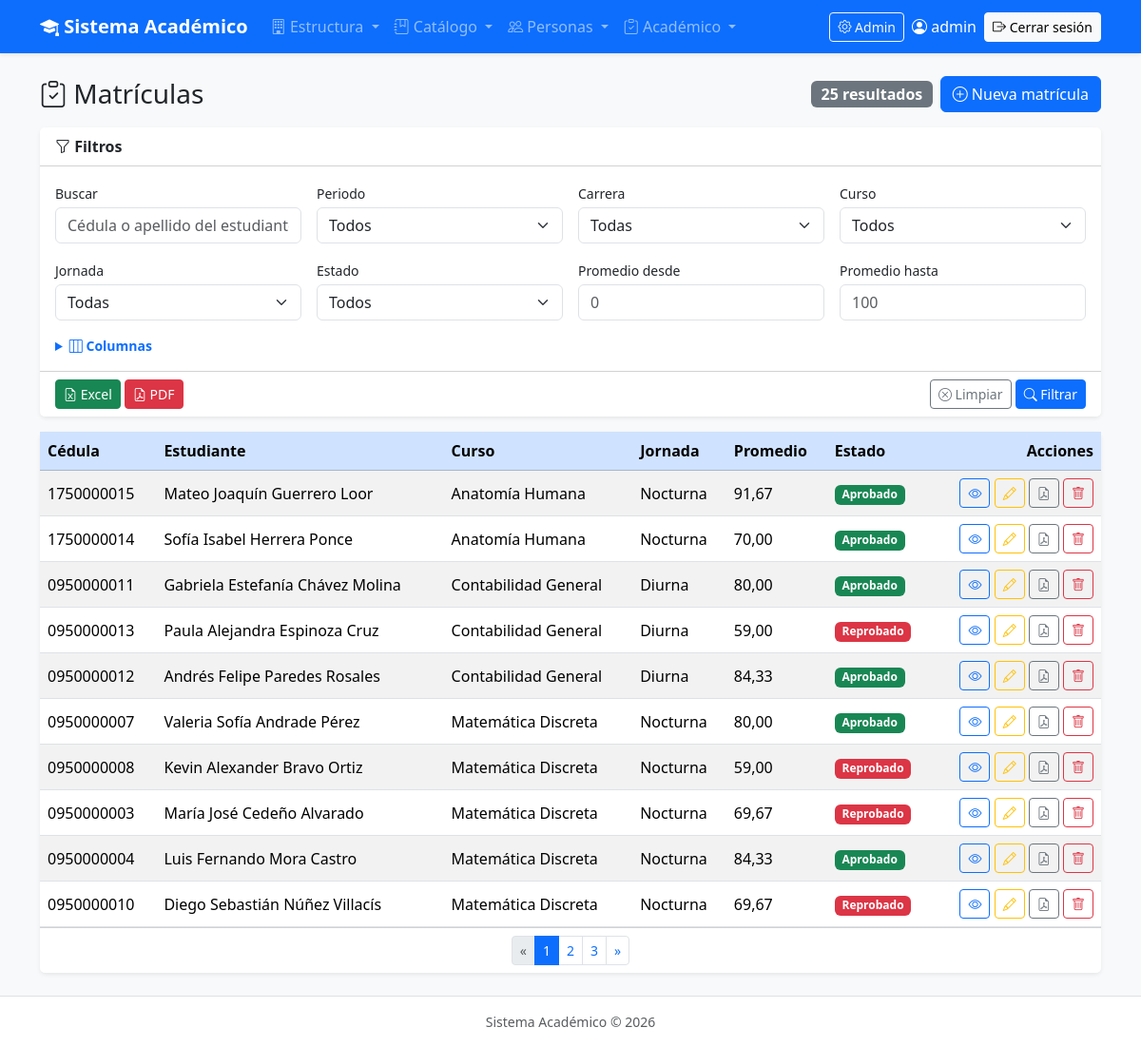
/academico/matriculas/ (signed in), run on the app's committed database.
### academico/models.py (models this page shows, shortened)
class Estudiante(ModeloBase):
    cedula = models.CharField("Cédula", max_length=10, unique=True)
    nombres = models.CharField(max_length=80)
    apellidos = models.CharField(max_length=80)
    email = models.EmailField("Correo", blank=True)
    telefono = models.CharField("Teléfono", max_length=15, blank=True)
    fecha_nacimiento = models.DateField("Fecha de nacimiento", null=True, blank=True)
    carrera = models.ForeignKey(Carrera, on_delete=models.PROTECT, related_name="estudiantes")   # 1:N
    foto = models.ImageField(upload_to="estudiantes/", blank=True)
    class Meta:
        verbose_name = "Estudiante"
        verbose_name_plural = "Estudiantes"
        ordering = ["apellidos", "nombres"]
    @property
    def nombre_completo(self):
        return f"{self.nombres} {self.apellidos}"

class Matricula(ModeloBase):
    estudiante = models.ForeignKey(Estudiante, on_delete=models.PROTECT, related_name="matriculas")
    seccion = models.ForeignKey(Seccion, on_delete=models.PROTECT, related_name="matriculas")
    fecha = models.DateField(default=timezone.localdate)
    class Meta:
        verbose_name = "Matrícula"
        verbose_name_plural = "Matrículas"
        ordering = ["-fecha"]
        constraints = [   # un estudiante no se matricula dos veces en la misma sección
            models.UniqueConstraint(fields=["estudiante", "seccion"], name="matricula_unica"),
        ]

class Curso(ModeloBase):                                              # la asignatura (materia)
    carrera = models.ForeignKey(Carrera, on_delete=models.PROTECT, related_name="cursos")      # 1:N
    semestre = models.ForeignKey(Semestre, on_delete=models.PROTECT, related_name="cursos")    # 1:N
    codigo = models.CharField("Código", max_length=12, unique=True)  # Ej: SIS-101
    nombre = models.CharField(max_length=150)
    creditos = models.PositiveSmallIntegerField("Créditos", default=3)
    class Meta:
        verbose_name = "Curso"
        verbose_name_plural = "Cursos"
        ordering = ["carrera", "semestre__numero", "nombre"]
    def __str__(self):
        return f"{self.codigo} · {self.nombre}"

class Nota(ModeloBase):
    matricula = models.OneToOneField(Matricula, on_delete=models.CASCADE, related_name="nota")   # 1:1
    n1 = models.DecimalField("Nota 1", max_digits=5, decimal_places=2, default=0, validators=VALIDAR_NOTA)
    n2 = models.DecimalField("Nota 2", max_digits=5, decimal_places=2, default=0, validators=VALIDAR_NOTA)
    n3 = models.DecimalField("Nota 3", max_digits=5, decimal_places=2, default=0, validators=VALIDAR_NOTA)
    promedio = models.DecimalField(max_digits=5, decimal_places=2, default=0, editable=False)
    estado = models.CharField(max_length=10, choices=EstadoNota.choices, default=EstadoNota.REPROBADO, editable=False)
    class Meta:
        verbose_name = "Nota"
        verbose_name_plural = "Notas"

### academico/views.py (the view, shortened to what this page needs)
# urls.py: path("matriculas/", views.MatriculaListView.as_view(), name="matricula_lista"),
class MatriculaListView(LoginRequiredMixin, ExportarMixin, ListView):
    queryset = MATRICULAS_COMPLETAS.order_by(
        "-seccion__periodo__fecha_inicio",
        "seccion__curso__nombre",
        "estudiante__apellidos",
        "estudiante__nombres",
    )
    template_name = "academico/matricula_lista.html"
    paginate_by = 10
    titulo_reporte = "Reporte de matrículas y notas"
    nombre_archivo = "matriculas"
    filtro_form_class = FiltroMatriculaForm
    campos_disponibles = [
        ("estudiante__cedula", "Cédula"),
        ("estudiante__nombre_completo", "Estudiante"),  # propiedad del modelo: valor_campo la lee igual
        ("seccion__curso__nombre", "Curso"),
        ("seccion__paralelo", "Paralelo"),
        ("seccion__jornada", "Jornada"),           # tiene choices → sale "Diurna"/"Nocturna"
        ("seccion__periodo__nombre", "Periodo"),
        ("seccion__profesor", "Profesor"),         # objeto → su __str__ (nombre completo)
        ("nota__n1", "Nota 1"),                    # si no hay nota → "" (valor_campo lo controla)
        ("nota__n2", "Nota 2"),
        ("nota__n3", "Nota 3"),
        ("nota__promedio", "Promedio"),
        ("nota__estado", "Estado"),                # choices → "Aprobado"/"Reprobado"
        ("fecha", "Fecha"),
    ]
    campos_por_defecto = [
        "estudiante__cedula",
        "estudiante__nombre_completo",
        "seccion__curso__nombre",
        "seccion__jornada",
        "nota__promedio",
        "nota__estado",
    ]

### academico/models.py (called while the page is built)
    def __str__(self):
        return self.nombre

    def __str__(self):
        return self.nombre

### core/mixins.py (called while the page is built)
    def get_filtro_form(self):
        if self.filtro_form_class is None:
            return None
        form = self.filtro_form_class(self.request.GET or None)
        return aplicar_estilos_bootstrap(form)

    def get_queryset(self):
        queryset = super().get_queryset()        # el queryset normal del ListView
        self.filtro_form = self.get_filtro_form()  # lo guardamos para enviarlo al template
        if self.filtro_form is not None and self.filtro_form.is_valid():
            queryset = self.filtrar(queryset, self.filtro_form.cleaned_data)
        return queryset

    def get_campos_seleccionados(self):
        pedidas = self.request.GET.getlist("campos")
        elegidas = [ruta for ruta, _titulo in self.campos_disponibles if ruta in pedidas]
        return elegidas or list(self.campos_por_defecto)

    def get_consulta(self):
        parametros = self.request.GET.copy()
        for nombre in self.parametros_excluidos:
            parametros.pop(nombre, None)  # quita "page" y "exportar" si existen
        return parametros.urlencode()

    def get_context_data(self, **kwargs):
        context = super().get_context_data(**kwargs)
        campos = self.get_campos_seleccionados()
        titulos = dict(self.campos_disponibles)  # {"cedula": "Cédula", ...}
        filas = [
            (objeto, [valor_campo(objeto, ruta) for ruta in campos])
            for objeto in context["object_list"]
        ]
        context.update({
            "filtro_form": getattr(self, "filtro_form", None),
            "campos_disponibles": self.campos_disponibles,
            "campos_seleccionados": campos,
            "encabezados": [titulos[ruta] for ruta in campos],
            "filas": filas,
            "consulta": self.get_consulta(),
        })
        return context

    def get(self, request, *args, **kwargs):
        formato = request.GET.get("exportar")  # None si no viene
        if formato == "excel":
            return self.generar_excel()
        if formato == "pdf":
            return self.generar_pdf()
        return super().get(request, *args, **kwargs)  # página normal

    def get_context_data(self, **kwargs):
        context = super().get_context_data(**kwargs)
        context["puede_exportar"] = True  # el panel de filtros muestra los botones Excel y PDF
        return context

### academico/templates/academico/matricula_lista.html (shortened to what this page needs)
{% extends "base.html" %}
{% block contenido %}
<div class="d-flex justify-content-between align-items-center mb-3">
    <h1 class="h3 mb-0"><i class="bi bi-clipboard-check"></i> Matrículas</h1>
    <div class="d-flex align-items-center gap-2">
        <span class="badge text-bg-secondary fs-6">{{ page_obj.paginator.count }} resultado{{ page_obj.paginator.count|pluralize }}</span>
        <a href="{% url 'academico:matricula_crear' %}" class="btn btn-primary">
            <i class="bi bi-plus-circle"></i> Nueva matrícula
        </a>
    </div>
</div>
{% include "core/_filtros.html" %}
<div class="card shadow-sm border-0">
    <div class="table-responsive">
        <table class="table table-hover table-striped align-middle mb-0">
            <thead class="table-primary">
                <tr>
                    {% for encabezado in encabezados %}
                        <th>{{ encabezado }}</th>
                    {% endfor %}
                    <th class="text-end">Acciones</th>
                </tr>
            </thead>
            <tbody>
                {% for objeto, valores in filas %}
                    <tr>
                        {% for valor in valores %}
                            <td>
                                {% if valor == "Aprobado" %}
                                    <span class="badge text-bg-success">Aprobado</span>
                                {% elif valor == "Reprobado" %}
                                    <span class="badge text-bg-danger">Reprobado</span>
                                {% elif valor == "" %}
                                    <span class="text-muted">—</span>
                                {% else %}
                                    {{ valor }}
                                {% endif %}
                            </td>
                        {% endfor %}
                        <td class="text-end text-nowrap">
                            <a href="{% url 'academico:matricula_detalle' objeto.pk %}" class="btn btn-sm btn-outline-primary" title="Ver"><i class="bi bi-eye"></i></a>
                            <a href="{% url 'academico:matricula_editar' objeto.pk %}" class="btn btn-sm btn-outline-warning" title="Editar"><i class="bi bi-pencil"></i></a>
                            <a href="{% url 'academico:matricula_pdf' objeto.pk %}" target="_blank" rel="noopener" class="btn btn-sm btn-outline-secondary" title="Comprobante PDF"><i class="bi bi-file-earmark-pdf"></i></a>
                            <a href="{% url 'academico:matricula_eliminar' objeto.pk %}" class="btn btn-sm btn-outline-danger" title="Eliminar"><i class="bi bi-trash"></i></a>
                        </td>
                    </tr>
                {% empty %}
                    <tr>
                        <td colspan="{{ encabezados|length|add:1 }}" class="text-center text-muted py-4">
                            <i class="bi bi-search"></i> No se encontraron matrículas con esos filtros.
                        </td>
                    </tr>
                {% endfor %}
            </tbody>
        </table>
    </div>
    <div class="card-footer bg-white">
        {% include "core/_paginacion.html" %}
    </div>
</div>
{% endblock %}

### templates/base.html (shortened to what this page needs)
{% load static %}
<!DOCTYPE html>
<html lang="es">
<head>
    <link rel="stylesheet" href="https://cdn.jsdelivr.net/npm/bootstrap@5.3.3/dist/css/bootstrap.min.css">
    <link rel="stylesheet" href="https://cdn.jsdelivr.net/npm/bootstrap-icons@1.11.3/font/bootstrap-icons.min.css">
</head>
<body class="bg-light d-flex flex-column min-vh-100">
{% if user.is_authenticated %}
<nav class="navbar navbar-expand-lg navbar-dark bg-primary shadow-sm">
    <div class="container">
        <a class="navbar-brand fw-semibold" href="{% url 'academico:inicio' %}">
            <i class="bi bi-mortarboard-fill"></i> Sistema Académico
        </a>
        <div class="collapse navbar-collapse" id="menuPrincipal">
            <ul class="navbar-nav me-auto">
                <li class="nav-item dropdown">
                    <a class="nav-link dropdown-toggle" href="#" role="button" data-bs-toggle="dropdown">
                        <i class="bi bi-building"></i> Estructura
                    </a>
                </li>
                <li class="nav-item dropdown">
                    <a class="nav-link dropdown-toggle" href="#" role="button" data-bs-toggle="dropdown">
                        <i class="bi bi-journal-bookmark"></i> Catálogo
                    </a>
                </li>
                <li class="nav-item dropdown">
                    <a class="nav-link dropdown-toggle" href="#" role="button" data-bs-toggle="dropdown">
                        <i class="bi bi-people"></i> Personas
                    </a>
                </li>
                <li class="nav-item dropdown">
                    <a class="nav-link dropdown-toggle" href="#" role="button" data-bs-toggle="dropdown">
                        <i class="bi bi-clipboard-check"></i> Académico
                    </a>
                </li>
            </ul>
            <div class="d-flex align-items-center gap-2">
                {% if user.is_staff %}
                    <a class="btn btn-sm btn-outline-light" href="{% url 'admin:index' %}">
                        <i class="bi bi-gear"></i> Admin
                    </a>
                {% endif %}
                <span class="navbar-text text-white">
                    <i class="bi bi-person-circle"></i> {{ user.get_full_name|default:user.username }}
                </span>
                <form method="post" action="{% url 'logout' %}" class="d-inline">
                    <button type="submit" class="btn btn-sm btn-light">
                        <i class="bi bi-box-arrow-right"></i> Cerrar sesión
                    </button>
                </form>
            </div>
        </div>
    </div>
</nav>
{% endif %}
<main class="container py-4 flex-grow-1">
    {% block contenido %}{% endblock %}
</main>
<footer class="text-center text-muted small py-3 border-top bg-white">
    Sistema Académico &copy; {% now "Y" %}
</footer>
</body>
</html>

### data on the page
Matricula: valores "Mateo Joaquín Guerrero Loor" "Nocturna"
Estudiante: valores "1750000015"
Curso: valores "Anatomía Humana" "Anatomía Humana"
Nota: valores "91,67"
Matricula: valores "Sofía Isabel Herrera Ponce" "Nocturna"
Estudiante: valores "1750000014"
Nota: valores "70,00"
Matricula: valores "Gabriela Estefanía Chávez Molina" "Diurna"
Estudiante: valores "0950000011"
Curso: valores "Contabilidad General" "Contabilidad General" "Contabilidad General"
Nota: valores "80,00"
Matricula: valores "Paula Alejandra Espinoza Cruz" "Diurna"
Estudiante: valores "0950000013"
Nota: valores "59,00"
Matricula: valores "Andrés Felipe Paredes Rosales" "Diurna"
Estudiante: valores "0950000012"
Nota: valores "84,33"
Matricula: valores "Valeria Sofía Andrade Pérez" "Nocturna"
Estudiante: valores "0950000007"
Curso: valores "Matemática Discreta" "Matemática Discreta" "Matemática Discreta" "Matemática Discreta" "Matemática Discreta"
Nota: valores "80,00"
Matricula: valores "Kevin Alexander Bravo Ortiz" "Nocturna"
Estudiante: valores "0950000008"
Nota: valores "59,00"
Matricula: valores "María José Cedeño Alvarado" "Nocturna"
Estudiante: valores "0950000003"
Nota: valores "69,67"
Matricula: valores "Luis Fernando Mora Castro" "Nocturna"
Estudiante: valores "0950000004"
Nota: valores "84,33"
Matricula: valores "Diego Sebastián Núñez Villacís" "Nocturna"
Estudiante: valores "0950000010"
Nota: valores "69,67"

### other printed values
{{ user.get_full_name|default:user.username }} "admin"
{{ page_obj.paginator.count }} "25"
{{ campo.label }} "Buscar" "Periodo" "Carrera" "Curso" "Jornada" "Estado" "Promedio desde" "Promedio hasta"
{{ encabezado }} "Cédula" "Estudiante" "Curso" "Jornada" "Promedio" "Estado"
{{ numero }} "1"
{{ numero }} "2" "3"
